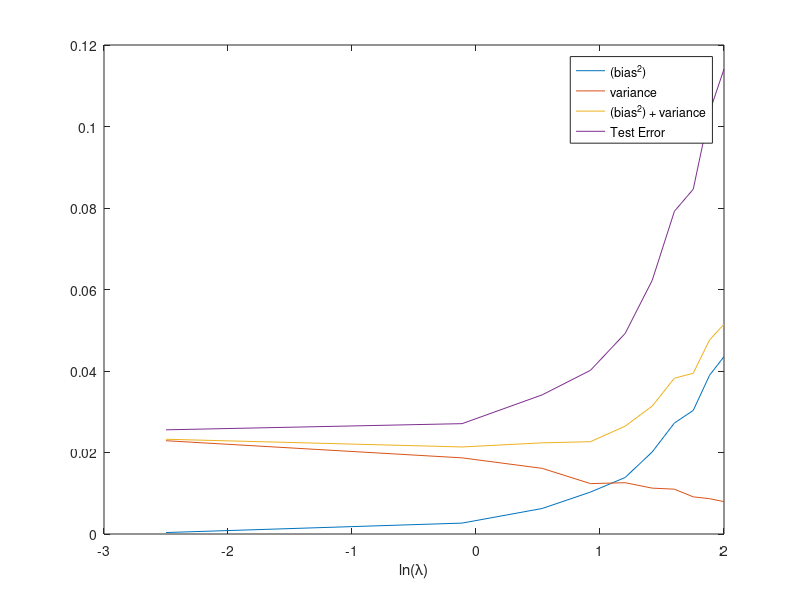

This chart was generated by the following MATLAB code:
clear all;

N = 25; %Sample Size
L = 100; %No. of Experiments
Sigma = 0.3; %Standard Deviation of Noise
S = 0.1; %Given value for S in Gaussian Basis Function
rng(1);
X = rand(1,N); %Random generation of training data in uniform distribution
H =sin(2*pi*X); %Expected value of Target
lambda = linspace(exp(-2.5),exp(2),10); %Allowable value for lambda with linear space
rng(1);
N_test = 1000;
X_test = rand(1,N_test);
H_test =sin(2*pi*X_test);

for m = 1:N-1
    Phi_basis(:,m) = exp(-((X - X(m)).^2)/(2*S^2));
    Phi_basis_test(:,m) = exp(-((X_test - X(m)).^2)/(2*S^2));
end
Phi = [ones(N,1) Phi_basis];
Phi_test = [ones(N_test,1) Phi_basis_test];

I = eye(N);
T = zeros(L,N);
F = zeros(L,N);

for i = 1:length(lambda)
    for j = 1:L
        T(j,:) = H + Sigma*randn(1,N);
        T_test(j,:) = H_test + Sigma*randn(1,N_test);
        t = T(j,:); %Regression
        W(1:N,j) = (inv((Phi'*Phi)+lambda(i)*I))*Phi'*t';
        F(j,:) =Phi* W(:,j); 
        F_test(j,:) =Phi_test* W(:,j);
    end
    
    F_bar = mean(F);
    F_test_bar = mean(F_test);
    T_test_bar = mean(T_test);
    bias_sq(i) = mean((F_bar - H).^2);
    variance(i) =  mean(mean((F - F_bar).^2));
    optimization(i) = bias_sq(i) + variance(i);
    Test_Error(i) = optimization(i)+ mean((F_test_bar - T_test_bar).^2);
end

figure
plot(log(lambda),bias_sq)
hold on
plot(log(lambda),variance)
hold on
plot(log(lambda),optimization)
hold on
plot(log(lambda),Test_Error)
hold off
legend('(bias^2)','variance','(bias^2) + variance','Test Error')
xlabel('ln(\lambda)')


